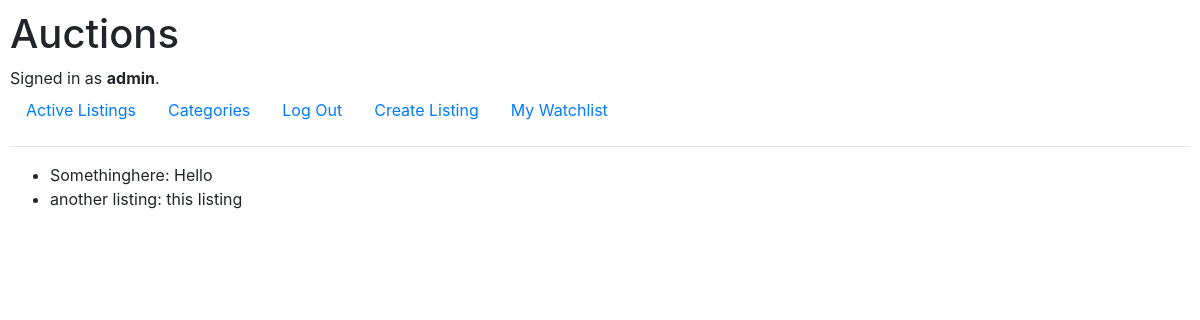
Before: /watchlist (signed in) with the older database file.
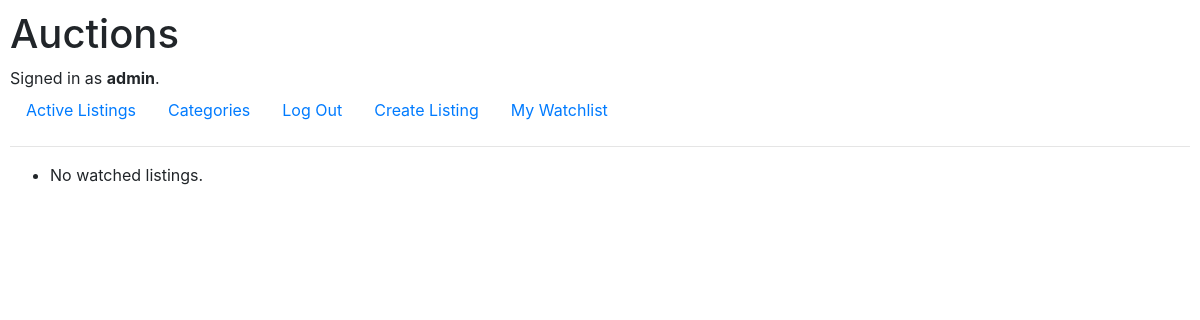
After: the same page with the newer database file.
### auctions/models.py (models this page shows, shortened)
class Listing(models.Model):
    user_id = models.ForeignKey(User, on_delete=models.CASCADE, related_name="this_user_listings")
    title = models.CharField(max_length=64)
    description = models.TextField(blank=True)
    startingbid = models.FloatField()
    currentbid = models.FloatField(blank=True, null=True)
    category = models.ForeignKey(Category, on_delete=models.CASCADE, related_name="this_category_listings", blank=True, null=True)
    image = models.ImageField(null=True, blank=True)
    isitactive = models.BooleanField(default=True)
    watchlist = models.ManyToManyField(User, blank=True, related_name="this_user_fav_listing")
    dateposted = models.DateTimeField(auto_now_add=True)
    def __str__(self):
        return f"{self.title}: {self.description}"

### auctions/views.py (the view)
# urls.py: path("watchlist", views.watchlist, name="watchlist"),
@login_required
def watchlist(request):
    favlistings = request.user.this_user_fav_listing.all()
    return render(request, "auctions/watchlist.html", {
        "favlistings":favlistings
    })

### auctions/templates/auctions/watchlist.html
{% extends "auctions/layout.html" %}
{% block body %}
{% if favlistings %}
<ul>
    {% for listing in favlistings %}
    <li>{{listing}}</li>
    {% endfor %}
</ul>
{% else %}
<ul>
    <li>No watched listings.</li>
</ul>
{% endif %}
{% endblock %}

Changed rows visible on the page:
removed Listing: title+description "Somethinghere: Hello"
removed Listing: title+description "another listing: this listing"
Other visible differences:
text now shown: "No watched listings."
